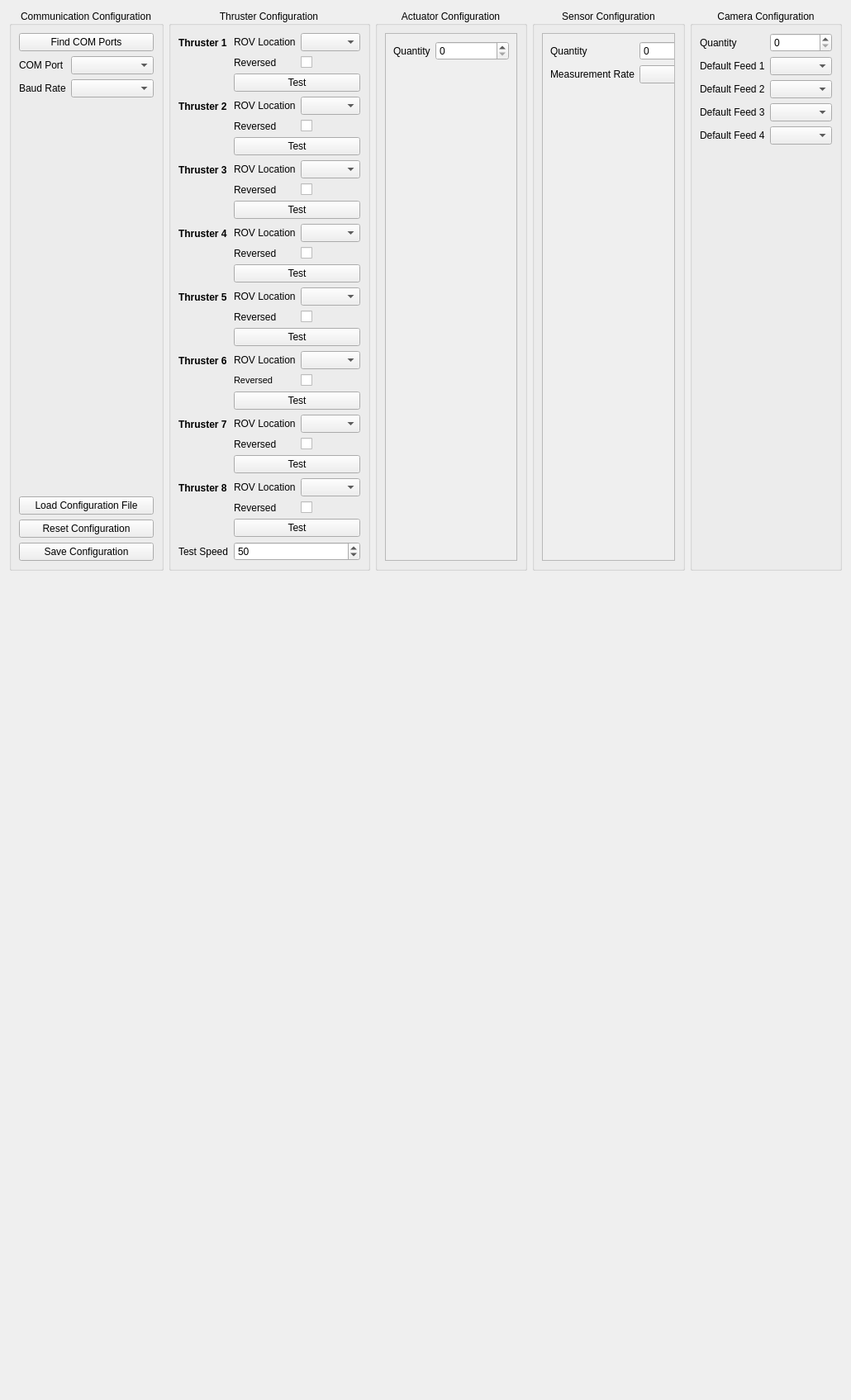
      <widget class="QWidget" name="configuration">
       <attribute name="title">
        <string>Configuration</string>
       </attribute>
       <layout class="QGridLayout" name="gridLayout_12" columnstretch="1">
        <item row="1" column="0">
         <spacer name="verticalSpacer_3">
          <property name="orientation">
           <enum>Qt::Vertical</enum>
          </property>
          <property name="sizeHint" stdset="0">
           <size>
            <width>20</width>
            <height>993</height>
           </size>
          </property>
         </spacer>
        </item>
        <item row="0" column="0">
         <layout class="QGridLayout" name="gridLayout_9">
          <item row="0" column="0">
           <widget class="QGroupBox" name="groupBox_10">
            <property name="sizePolicy">
             <sizepolicy hsizetype="Preferred" vsizetype="Preferred">
              <horstretch>1</horstretch>
              <verstretch>0</verstretch>
             </sizepolicy>
            </property>
            <property name="title">
             <string>Communication Configuration</string>
            </property>
            <property name="alignment">
             <set>Qt::AlignCenter</set>
            </property>
            <layout class="QGridLayout" name="gridLayout_34">
             <item row="0" column="0">
              <widget class="QPushButton" name="pushButton_9">
               <property name="text">
                <string>Find COM Ports</string>
               </property>
              </widget>
             </item>
             <item row="1" column="0">
              <layout class="QFormLayout" name="formLayout_7">
               <item row="0" column="0">
                <widget class="QLabel" name="cOMPortLabel">
                 <property name="text">
                  <string>COM Port</string>
                 </property>
                </widget>
               </item>
               <item row="0" column="1">
                <widget class="QComboBox" name="cOMPortComboBox"/>
               </item>
               <item row="1" column="0">
                <widget class="QLabel" name="baudRateLabel">
                 <property name="text">
                  <string>Baud Rate</string>
                 </property>
                </widget>
               </item>
               <item row="1" column="1">
                <widget class="QComboBox" name="baudRateComboBox"/>
               </item>
              </layout>
             </item>
             <item row="4" column="0">
              <widget class="QPushButton" name="config_save_settings">
               <property name="text">
                <string>Save Configuration</string>
               </property>
              </widget>
             </item>
             <item row="2" column="0">
              <widget class="QPushButton" name="config_load_settings">
               <property name="text">
                <string>Load Configuration File</string>
               </property>
              </widget>
             </item>
             <item row="3" column="0">
              <widget class="QPushButton" name="config_reset_settings">
               <property name="text">
                <string>Reset Configuration</string>
               </property>
              </widget>
             </item>
            </layout>
           </widget>
          </item>
          <item row="0" column="1">
           <widget class="QGroupBox" name="groupBox_8">
            <property name="sizePolicy">
             <sizepolicy hsizetype="Preferred" vsizetype="Preferred">
              <horstretch>1</horstretch>
              <verstretch>0</verstretch>
             </sizepolicy>
            </property>
            <property name="title">
             <string>Thruster Configuration</string>
            </property>
            <property name="alignment">
             <set>Qt::AlignCenter</set>
            </property>
            <layout class="QGridLayout" name="gridLayout_19">
             <item row="0" column="0">
              <layout class="QFormLayout" name="config_thruster_form">
               <item row="0" column="0">
                <widget class="QLabel" name="label_17">
                 <property name="font">
                  <font>
                   <weight>75</weight>
                   <bold>true</bold>
                  </font>
                 </property>
                 <property name="text">
                  <string>Thruster 1</string>
                 </property>
                </widget>
               </item>
               <item row="2" column="0">
                <widget class="QLabel" name="label_18">
                 <property name="font">
                  <font>
                   <weight>75</weight>
                   <bold>true</bold>
                  </font>
                 </property>
                 <property name="text">
                  <string>Thruster 2</string>
                 </property>
                </widget>
               </item>
               <item row="4" column="0">
                <widget class="QLabel" name="label_35">
                 <property name="font">
                  <font>
                   <weight>75</weight>
                   <bold>true</bold>
                  </font>
                 </property>
                 <property name="text">
                  <string>Thruster 3</string>
                 </property>
                </widget>
               </item>
               <item row="6" column="0">
                <widget class="QLabel" name="label_36">
                 <property name="font">
                  <font>
                   <weight>75</weight>
                   <bold>true</bold>
                  </font>
                 </property>
                 <property name="text">
                  <string>Thruster 4</string>
                 </property>
                </widget>
               </item>
               <item row="8" column="0">
                <widget class="QLabel" name="label_37">
                 <property name="font">
                  <font>
                   <weight>75</weight>
                   <bold>true</bold>
                  </font>
                 </property>
                 <property name="text">
                  <string>Thruster 5</string>
                 </property>
                </widget>
               </item>
               <item row="10" column="0">
                <widget class="QLabel" name="label_38">
                 <property name="font">
                  <font>
                   <weight>75</weight>
                   <bold>true</bold>
                  </font>
                 </property>
                 <property name="text">
                  <string>Thruster 6</string>
                 </property>
                </widget>
               </item>
               <item row="12" column="0">
                <widget class="QLabel" name="label_47">
                 <property name="font">
                  <font>
                   <weight>75</weight>
                   <bold>true</bold>
                  </font>
                 </property>
                 <property name="text">
                  <string>Thruster 7</string>
                 </property>
                </widget>
               </item>
               <item row="14" column="0">
                <widget class="QLabel" name="label_48">
                 <property name="font">
                  <font>
                   <weight>75</weight>
                   <bold>true</bold>
                  </font>
                 </property>
                 <property name="text">
                  <string>Thruster 8</string>
                 </property>
                </widget>
               </item>
               <item row="16" column="0">
                <widget class="QLabel" name="testSpeedLabel">
                 <property name="text">
                  <string>Test Speed</string>
                 </property>
                </widget>
               </item>
               <item row="16" column="1">
                <widget class="QSpinBox" name="testSpeedSpinBox">
                 <property name="suffix">
                  <string/>
                 </property>
                 <property name="prefix">
                  <string/>
                 </property>
                 <property name="minimum">
                  <number>1</number>
                 </property>
                 <property name="maximum">
                  <number>100</number>
                 </property>
                 <property name="value">
                  <number>50</number>
                 </property>
                </widget>
               </item>
               <item row="0" column="1">
                <layout class="QFormLayout" name="formLayout_14">
                 <item row="0" column="0">
                  <widget class="QLabel" name="rOVLocationLabel">
                   <property name="text">
                    <string>ROV Location</string>
                   </property>
                  </widget>
                 </item>
                 <item row="0" column="1">
                  <widget class="QComboBox" name="config_thruster1_position"/>
                 </item>
                 <item row="1" column="0">
                  <widget class="QLabel" name="reversedLabel">
                   <property name="text">
                    <string>Reversed</string>
                   </property>
                  </widget>
                 </item>
                 <item row="1" column="1">
                  <widget class="QCheckBox" name="config_thruster1_reverse"/>
                 </item>
                </layout>
               </item>
               <item row="2" column="1">
                <layout class="QFormLayout" name="formLayout_15">
                 <item row="0" column="0">
                  <widget class="QLabel" name="rOVLocationLabel_2">
                   <property name="text">
                    <string>ROV Location</string>
                   </property>
                  </widget>
                 </item>
                 <item row="0" column="1">
                  <widget class="QComboBox" name="config_thruster2_position"/>
                 </item>
                 <item row="1" column="0">
                  <widget class="QLabel" name="reversedLabel_2">
                   <property name="text">
                    <string>Reversed</string>
                   </property>
                  </widget>
                 </item>
                 <item row="1" column="1">
                  <widget class="QCheckBox" name="config_thruster2_reverse"/>
                 </item>
                </layout>
               </item>
               <item row="4" column="1">
                <layout class="QFormLayout" name="formLayout_16">
                 <item row="0" column="0">
                  <widget class="QLabel" name="rOVLocationLabel_3">
                   <property name="text">
                    <string>ROV Location</string>
                   </property>
                  </widget>
                 </item>
                 <item row="0" column="1">
                  <widget class="QComboBox" name="config_thruster3_position"/>
                 </item>
                 <item row="1" column="0">
                  <widget class="QLabel" name="reversedLabel_3">
                   <property name="text">
                    <string>Reversed</string>
                   </property>
                  </widget>
                 </item>
                 <item row="1" column="1">
                  <widget class="QCheckBox" name="config_thruster3_reverse"/>
                 </item>
                </layout>
               </item>
               <item row="6" column="1">
                <layout class="QFormLayout" name="formLayout_17">
                 <item row="0" column="0">
                  <widget class="QLabel" name="rOVLocationLabel_4">
                   <property name="text">
                    <string>ROV Location</string>
                   </property>
                  </widget>
                 </item>
                 <item row="0" column="1">
                  <widget class="QComboBox" name="config_thruster4_position"/>
                 </item>
                 <item row="1" column="0">
                  <widget class="QLabel" name="reversedLabel_4">
                   <property name="text">
                    <string>Reversed</string>
                   </property>
                  </widget>
                 </item>
                 <item row="1" column="1">
                  <widget class="QCheckBox" name="config_thruster4_reverse"/>
                 </item>
                </layout>
               </item>
               <item row="8" column="1">
                <layout class="QFormLayout" name="formLayout_18">
                 <item row="0" column="0">
                  <widget class="QLabel" name="rOVLocationLabel_5">
                   <property name="text">
                    <string>ROV Location</string>
                   </property>
                  </widget>
                 </item>
                 <item row="0" column="1">
                  <widget class="QComboBox" name="config_thruster5_position"/>
                 </item>
                 <item row="1" column="0">
                  <widget class="QLabel" name="reversedLabel_5">
                   <property name="text">
                    <string>Reversed</string>
                   </property>
                  </widget>
                 </item>
                 <item row="1" column="1">
                  <widget class="QCheckBox" name="config_thruster5_reverse"/>
                 </item>
                </layout>
               </item>
               <item row="10" column="1">
                <layout class="QFormLayout" name="formLayout_19">
                 <item row="0" column="0">
                  <widget class="QLabel" name="rOVLocationLabel_6">
                   <property name="text">
                    <string>ROV Location</string>
                   </property>
                  </widget>
                 </item>
                 <item row="0" column="1">
                  <widget class="QComboBox" name="config_thruster6_position"/>
                 </item>
                 <item row="1" column="0">
                  <widget class="QLabel" name="reversedLabel_6">
                   <property name="font">
                    <font>
                     <pointsize>8</pointsize>
                    </font>
                   </property>
                   <property name="text">
                    <string>Reversed</string>
                   </property>
                  </widget>
                 </item>
                 <item row="1" column="1">
                  <widget class="QCheckBox" name="config_thruster6_reverse"/>
                 </item>
                </layout>
               </item>
               <item row="12" column="1">
                <layout class="QFormLayout" name="formLayout_20">
                 <item row="0" column="0">
                  <widget class="QLabel" name="rOVLocationLabel_7">
                   <property name="text">
                    <string>ROV Location</string>
                   </property>
                  </widget>
                 </item>
                 <item row="0" column="1">
                  <widget class="QComboBox" name="config_thruster7_position"/>
                 </item>
                 <item row="1" column="0">
                  <widget class="QLabel" name="reversedLabel_7">
                   <property name="text">
                    <string>Reversed</string>
                   </property>
                  </widget>
                 </item>
                 <item row="1" column="1">
                  <widget class="QCheckBox" name="config_thruster7_reverse"/>
                 </item>
                </layout>
               </item>
               <item row="14" column="1">
                <layout class="QFormLayout" name="formLayout_21">
                 <item row="0" column="0">
                  <widget class="QLabel" name="rOVLocationLabel_8">
                   <property name="text">
                    <string>ROV Location</string>
                   </property>
                  </widget>
                 </item>
                 <item row="0" column="1">
                  <widget class="QComboBox" name="config_thruster8_position"/>
                 </item>
                 <item row="1" column="0">
                  <widget class="QLabel" name="reversedLabel_8">
                   <property name="text">
                    <string>Reversed</string>
                   </property>
                  </widget>
                 </item>
                 <item row="1" column="1">
                  <widget class="QCheckBox" name="config_thruster8_reverse"/>
                 </item>
                </layout>
               </item>
               <item row="1" column="1">
                <widget class="QPushButton" name="config_thruster1_test">
                 <property name="text">
                  <string>Test</string>
                 </property>
                </widget>
               </item>
               <item row="3" column="1">
                <widget class="QPushButton" name="config_thruster2_test">
                 <property name="text">
                  <string>Test</string>
                 </property>
                </widget>
               </item>
               <item row="5" column="1">
                <widget class="QPushButton" name="config_thruster3_test">
                 <property name="text">
                  <string>Test</string>
                 </property>
                </widget>
               </item>
               <item row="7" column="1">
                <widget class="QPushButton" name="config_thruster4_test">
                 <property name="text">
                  <string>Test</string>
                 </property>
                </widget>
               </item>
               <item row="9" column="1">
                <widget class="QPushButton" name="config_thruster5_test">
                 <property name="text">
                  <string>Test</string>
                 </property>
                </widget>
               </item>
               <item row="11" column="1">
                <widget class="QPushButton" name="config_thruster6_test">
                 <property name="text">
                  <string>Test</string>
                 </property>
                </widget>
               </item>
               <item row="13" column="1">
                <widget class="QPushButton" name="config_thruster7_test">
                 <property name="text">
                  <string>Test</string>
                 </property>
                </widget>
               </item>
               <item row="15" column="1">
                <widget class="QPushButton" name="config_thruster8_test">
                 <property name="text">
                  <string>Test</string>
                 </property>
                </widget>
               </item>
              </layout>
             </item>
            </layout>
           </widget>
          </item>
          <item row="0" column="4">
           <widget class="QGroupBox" name="groupBox_5">
            <property name="sizePolicy">
             <sizepolicy hsizetype="Preferred" vsizetype="Preferred">
              <horstretch>1</horstretch>
              <verstretch>0</verstretch>
             </sizepolicy>
            </property>
            <property name="title">
             <string>Camera Configuration</string>
            </property>
            <property name="alignment">
             <set>Qt::AlignCenter</set>
            </property>
            <layout class="QGridLayout" name="gridLayout_13">
             <item row="0" column="0">
              <layout class="QFormLayout" name="formLayout_13">
               <item row="0" column="0">
                <widget class="QLabel" name="numberOfCamerasLabel">
                 <property name="text">
                  <string>Quantity</string>
                 </property>
                </widget>
               </item>
               <item row="0" column="1">
                <widget class="QSpinBox" name="config_cameras_number">
                 <property name="value">
                  <number>0</number>
                 </property>
                </widget>
               </item>
               <item row="1" column="0">
                <widget class="QLabel" name="defaultCameraLabel">
                 <property name="text">
                  <string>Default Feed 1</string>
                 </property>
                </widget>
               </item>
               <item row="1" column="1">
                <widget class="QComboBox" name="config_camera_1_list"/>
               </item>
               <item row="2" column="0">
                <widget class="QLabel" name="secondaryCamera1Label">
                 <property name="text">
                  <string>Default Feed 2</string>
                 </property>
                </widget>
               </item>
               <item row="2" column="1">
                <widget class="QComboBox" name="config_camera_2_list"/>
               </item>
               <item row="3" column="0">
                <widget class="QLabel" name="secondaryCamera2Label">
                 <property name="text">
                  <string>Default Feed 3</string>
                 </property>
                </widget>
               </item>
               <item row="3" column="1">
                <widget class="QComboBox" name="config_camera_3_list"/>
               </item>
               <item row="4" column="0">
                <widget class="QLabel" name="secondaryCamera3Label">
                 <property name="text">
                  <string>Default Feed 4</string>
                 </property>
                </widget>
               </item>
               <item row="4" column="1">
                <widget class="QComboBox" name="config_camera_4_list"/>
               </item>
              </layout>
             </item>
            </layout>
           </widget>
          </item>
          <item row="0" column="3">
           <widget class="QGroupBox" name="groupBox_9">
            <property name="sizePolicy">
             <sizepolicy hsizetype="Preferred" vsizetype="Preferred">
              <horstretch>1</horstretch>
              <verstretch>0</verstretch>
             </sizepolicy>
            </property>
            <property name="title">
             <string>Sensor Configuration</string>
            </property>
            <property name="alignment">
             <set>Qt::AlignCenter</set>
            </property>
            <layout class="QGridLayout" name="gridLayout_21">
             <item row="0" column="0">
              <widget class="QScrollArea" name="config_sensor_scroll">
               <property name="sizePolicy">
                <sizepolicy hsizetype="Preferred" vsizetype="Preferred">
                 <horstretch>0</horstretch>
                 <verstretch>0</verstretch>
                </sizepolicy>
               </property>
               <property name="styleSheet">
                <string notr="true">QScrollArea { background: transparent; }
QScrollArea &gt; QWidget &gt; QWidget { background: transparent; }
QScrollArea &gt; QWidget &gt; QScrollBar { background: 0; }</string>
               </property>
               <property name="horizontalScrollBarPolicy">
                <enum>Qt::ScrollBarAlwaysOff</enum>
               </property>
               <property name="sizeAdjustPolicy">
                <enum>QAbstractScrollArea::AdjustIgnored</enum>
               </property>
               <property name="widgetResizable">
                <bool>true</bool>
               </property>
               <widget class="QWidget" name="scrollAreaWidgetContents_2">
                <property name="geometry">
                 <rect>
                  <x>0</x>
                  <y>0</y>
                  <width>473</width>
                  <height>567</height>
                 </rect>
                </property>
                <layout class="QGridLayout" name="gridLayout_20">
                 <item row="0" column="0">
                  <layout class="QFormLayout" name="config_sensor_form">
                   <item row="0" column="0">
                    <widget class="QLabel" name="numberOfSensorsLabel">
                     <property name="text">
                      <string>Quantity</string>
                     </property>
                    </widget>
                   </item>
                   <item row="0" column="1">
                    <widget class="QSpinBox" name="config_sensors_number"/>
                   </item>
                   <item row="1" column="0">
                    <widget class="QLabel" name="measurementRateLabel">
                     <property name="text">
                      <string>Measurement Rate</string>
                     </property>
                    </widget>
                   </item>
                   <item row="1" column="1">
                    <widget class="QComboBox" name="measurementRateComboBox"/>
                   </item>
                  </layout>
                 </item>
                </layout>
               </widget>
              </widget>
             </item>
            </layout>
           </widget>
          </item>
          <item row="0" column="2">
           <widget class="QGroupBox" name="groupBox_15">
            <property name="sizePolicy">
             <sizepolicy hsizetype="Preferred" vsizetype="Preferred">
              <horstretch>1</horstretch>
              <verstretch>0</verstretch>
             </sizepolicy>
            </property>
            <property name="title">
             <string>Actuator Configuration</string>
            </property>
            <property name="alignment">
             <set>Qt::AlignCenter</set>
            </property>
            <layout class="QGridLayout" name="gridLayout_22">
             <item row="0" column="0">
              <widget class="QScrollArea" name="config_actuator_scroll">
               <property name="sizePolicy">
                <sizepolicy hsizetype="Preferred" vsizetype="Preferred">
                 <horstretch>0</horstretch>
                 <verstretch>0</verstretch>
                </sizepolicy>
               </property>
               <property name="styleSheet">
                <string notr="true">QScrollArea { background: transparent; }
QScrollArea &gt; QWidget &gt; QWidget { background: transparent; }
QScrollArea &gt; QWidget &gt; QScrollBar { background: 0; }</string>
               </property>
               <property name="horizontalScrollBarPolicy">
                <enum>Qt::ScrollBarAlwaysOff</enum>
               </property>
               <property name="sizeAdjustPolicy">
                <enum>QAbstractScrollArea::AdjustToContents</enum>
               </property>
               <property name="widgetResizable">
                <bool>true</bool>
               </property>
               <widget class="QWidget" name="scrollAreaWidgetContents_4">
                <property name="geometry">
                 <rect>
                  <x>0</x>
                  <y>0</y>
                  <width>474</width>
                  <height>567</height>
                 </rect>
                </property>
                <layout class="QGridLayout" name="gridLayout_23">
                 <item row="0" column="0">
                  <layout class="QFormLayout" name="config_actuator_form">
                   <item row="0" column="0">
                    <widget class="QLabel" name="numberOfSensorsLabel_2">
                     <property name="text">
                      <string>Quantity</string>
                     </property>
                    </widget>
                   </item>
                   <item row="0" column="1">
                    <widget class="QSpinBox" name="config_actuators_number"/>
                   </item>
                  </layout>
                 </item>
                </layout>
               </widget>
              </widget>
             </item>
            </layout>
           </widget>
          </item>
         </layout>
        </item>
       </layout>
      </widget>
